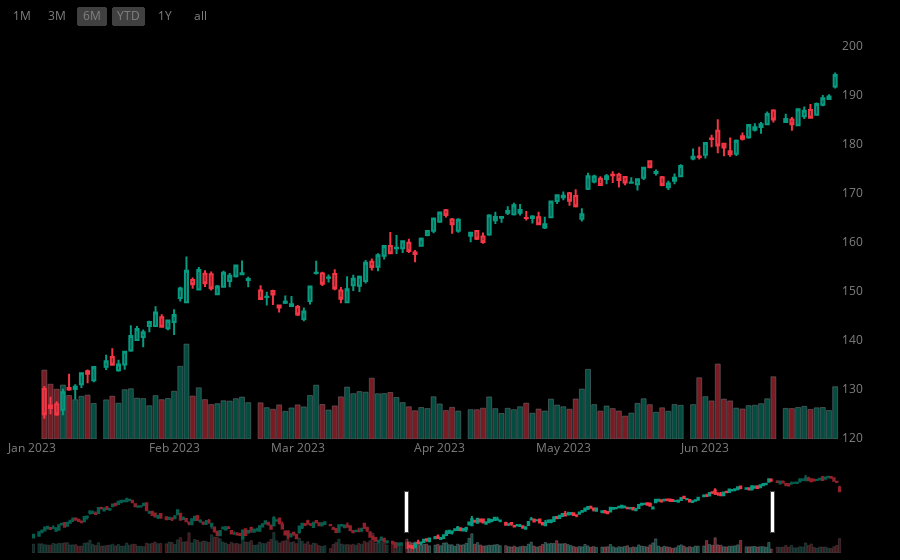

Notebook source saved alongside this figure:
### Code cell
# Create figure with secondary y-axis (for the Volume chart)
fig = make_subplots(specs=[[{"secondary_y": True}]])

# Plot candlesticks (price)
fig.add_trace(
    go.Candlestick(
        x=ticker.index,
        open=ticker.open,
        high=ticker.high,
        low=ticker.low,
        close=ticker.close,
        name="Price",
        increasing_line_color=green,
        decreasing_line_color=red,
    ),
    secondary_y=True,
)

# Plot bar chart (volume)
fig.add_trace(
    go.Bar(
        x=ticker.index,
        y=ticker.volume,
        name="Volume",
        marker_color=ticker.color,
        marker_opacity=0.5,
    ),
    secondary_y=False,
)

fig.update_layout(
    paper_bgcolor="black",
    plot_bgcolor="black",
    font_color="grey",
    margin=dict(l=7, r=7, b=7, t=7),
    showlegend=False,
    hovermode="x unified",
    xaxis=dict(
        showgrid=False,
        range=["2023-01-01", "2023-07-01"],  # change default plot range
        rangeslider=dict(visible=True, bgcolor="black"),
        rangebreaks=[
            dict(bounds=["sat", "mon"]),  # hide weekends
            # dict(values=["2015-12-25", "2016-01-01"])  # hide Christmas and New Year's
        ],
        rangeselector=dict(
            bgcolor="black",
            buttons=list(
                [
                    dict(count=1, label="1M", step="month", stepmode="backward"),
                    dict(count=3, label="3M", step="month", stepmode="backward"),
                    dict(count=6, label="6M", step="month", stepmode="backward"),
                    dict(count=1, label="YTD", step="year", stepmode="todate"),
                    dict(count=1, label="1Y", step="year", stepmode="backward"),
                    dict(step="all"),
                ]
            ),
        ),
        # type="date",
    ),
    yaxis=dict(
        visible=False,
        showgrid=False,
        range=[0, ticker.volume.max() * 4],
        # scaleanchor="y2",
        # scaleratio=0.0000001,
        # constraintoward="bottom",
        rangemode="tozero",
    ),
    yaxis2=dict(
        showgrid=False,
        # tickprefix="$"
    ),
)

### Figure 1 — Plotly figure (JSON) as saved in the notebook; plotly's stock layout.template omitted (floating-point values rounded to 4 significant figures; data arrays with more than 128 entries replaced by an {"elided": "..."} marker saying what was removed)
{"data": [{"close": {"elided": "275 float values"}, "decreasing": {"line": {"color": "#F23645"}}, "high": {"elided": "275 float values"}, "increasing": {"line": {"color": "#079A80"}}, "low": {"elided": "275 float values"}, "name": "Price", "open": {"elided": "275 float values"}, "type": "candlestick", "x": {"elided": "275 str values"}, "xaxis": "x", "yaxis": "y2"}, {"marker": {"color": {"elided": "275 str values"}, "opacity": 0.5}, "name": "Volume", "type": "bar", "x": {"elided": "275 str values"}, "xaxis": "x", "y": {"elided": "275 int values"}, "yaxis": "y"}], "layout": {"font": {"color": "grey"}, "hovermode": "x unified", "margin": {"b": 7, "l": 7, "r": 7, "t": 7}, "paper_bgcolor": "black", "plot_bgcolor": "black", "showlegend": false, "xaxis": {"anchor": "y", "domain": [0, 0.94], "range": ["2023-01-01", "2023-07-01"], "rangebreaks": [{"bounds": ["sat", "mon"]}], "rangeselector": {"bgcolor": "black", "buttons": [{"count": 1, "label": "1M", "step": "month", "stepmode": "backward"}, {"count": 3, "label": "3M", "step": "month", "stepmode": "backward"}, {"count": 6, "label": "6M", "step": "month", "stepmode": "backward"}, {"count": 1, "label": "YTD", "step": "year", "stepmode": "todate"}, {"count": 1, "label": "1Y", "step": "year", "stepmode": "backward"}, {"step": "all"}]}, "rangeslider": {"bgcolor": "black", "visible": true}, "showgrid": false}, "yaxis": {"anchor": "x", "domain": [0, 1], "range": [0, 659049600], "rangemode": "tozero", "showgrid": false, "visible": false}, "yaxis2": {"anchor": "x", "overlaying": "y", "showgrid": false, "side": "right"}}}
